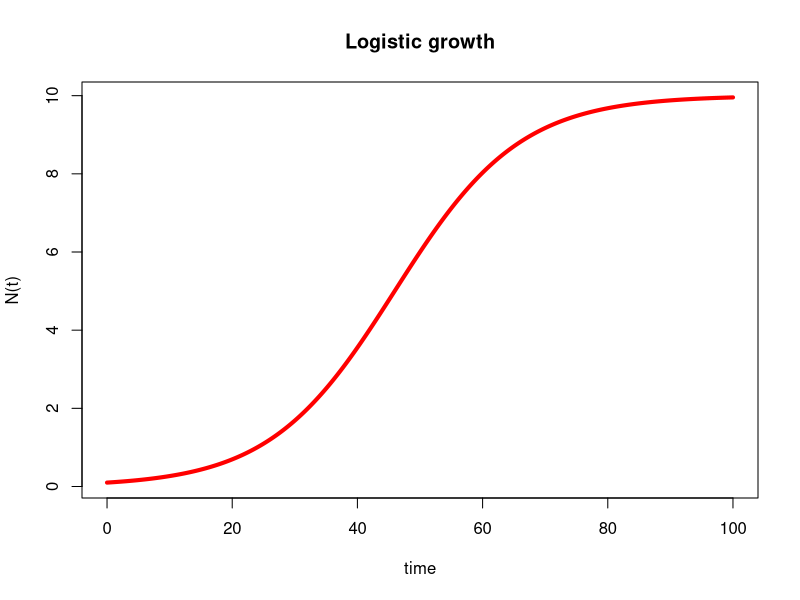
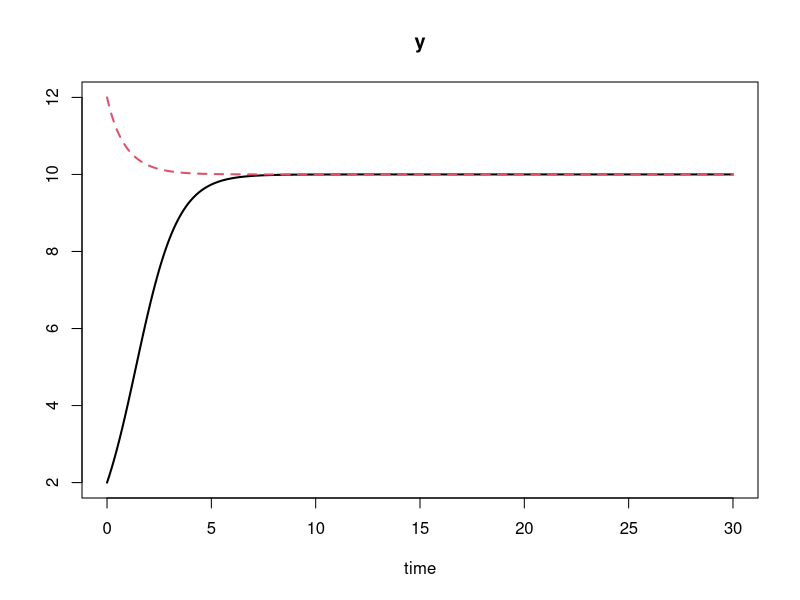
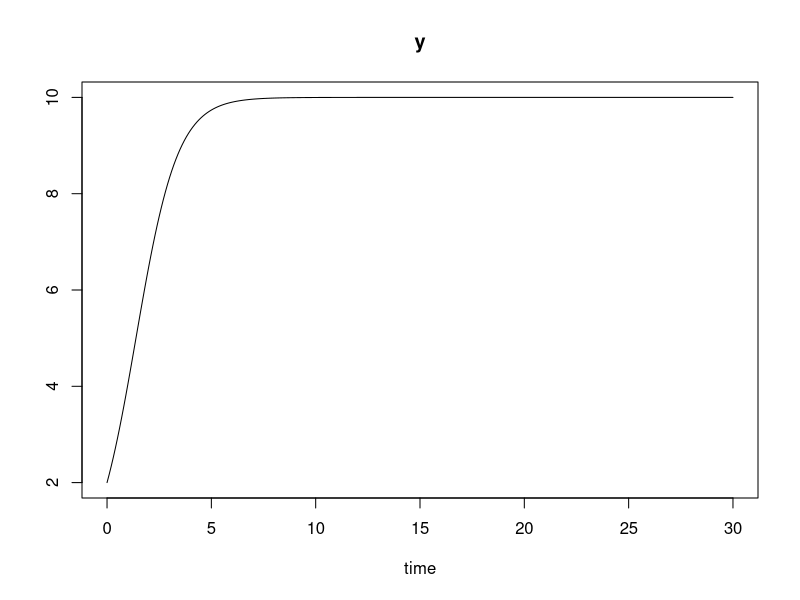

These figures' R source, in order:
# Numerical solution of the logistic equation

# The Logistic Growth model describes the dynamics of variable N.
# download package deSolve

install.packages("deSolve", dependencies = TRUE)

# Include library

library(deSolve)

# For more information
?deSolve

# There are two model parameters: r and K. Parameters are stored
# as a vector with assigned names and values:
parameters <- c(r = 0.1, K = 10)

# The initial value is given:
state <- c(N = 0.1)

# Model equations
Growth <- function(t, state, parameters) {
  with(as.list(c(state, parameters)),{
    dN <- r*N*(1-N/K)
    list(c(dN)) }) 
  }

# Time specification
times <- seq(0, 100, by = 0.01)

# Model integration ODE Solver
# Function ode returns an object of class deSolve with a matrix that contains the values of the
# state variables (columns) at the requested output times.
out <- ode(state, times, Growth, parameters)

head(out)
# Plotting results
plot(out, main = "Logistic growth", ylab = "N(t)", col = "red", lwd = 4)

?plot
# Model diagnostics
diagnostics(out)



# Plotting multiple scenarios
Growth2 <- function(t, y, parms)
  with (as.list(parms), list(r * y * (1 - y/K)))
times <- seq(from = 0, to = 30, by = 0.1)

out1 <- ode(y = c(y = 2), times, func = Growth2, parms = c(r = 1, K = 10))
out2 <- ode(y = c(y = 12), times, func = Growth2, parms = c(r = 1, K = 10))
plot(out1, out2, lwd = 2)
plot(out1)




########################################################
# Clear workspace
rm(list = ls())
